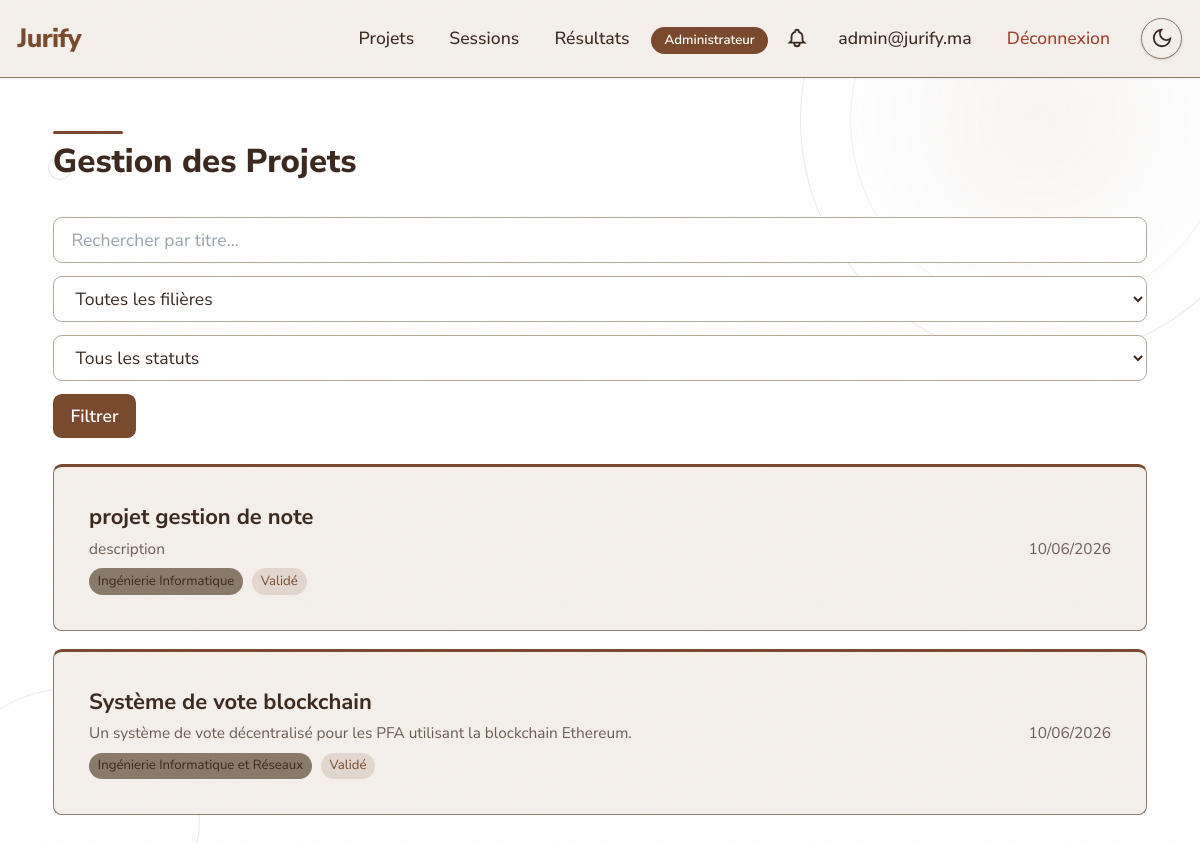
The page /projects/ (signed in) on the database its author committed.
### website/models.py (models this page shows, shortened)
class CustomUser(AbstractUser):
    class Role(models.TextChoices):
        ADMIN = 'ADMIN', 'Administrateur'
        JURY = 'JURY', 'Membre du Jury'
        PRESIDENT_JURY = 'PRESIDENT_JURY', 'Président du Jury'
        STUDENT = 'STUDENT', 'Étudiant'
        GUEST = 'GUEST', 'Invité'
    role = models.CharField(max_length=20, choices=Role.choices, default=Role.STUDENT)
    email = models.EmailField(unique=True)
    failed_login_attempts = models.IntegerField(default=0)
    locked_until = models.DateTimeField(null=True, blank=True)
    USERNAME_FIELD = 'email'
    REQUIRED_FIELDS = ['username']
    class Meta:
        verbose_name = 'Utilisateur'
        verbose_name_plural = 'Utilisateurs'

class Projet(models.Model):
    class Status(models.TextChoices):
        DRAFT = 'DRAFT', 'Brouillon'
        SUBMITTED = 'SUBMITTED', 'Soumis'
        VALIDATED = 'VALIDATED', 'Validé'
        REJECTED = 'REJECTED', 'Rejeté'
    class Filiere(models.TextChoices):
        IR = 'IR', 'Ingénierie Informatique'
        IIR = 'IIR', 'Ingénierie Informatique et Réseaux'
        GSE = 'GSE', 'Génie des Systèmes Embarqués'
        BI = 'BI', 'Business Intelligence'
    title = models.CharField('Titre', max_length=200)
    description = models.TextField('Description')
    filiere = models.CharField('Filière', max_length=5, choices=Filiere.choices)
    status = models.CharField('Statut', max_length=20, choices=Status.choices, default=Status.DRAFT)
    student = models.ForeignKey(CustomUser, on_delete=models.CASCADE, related_name='projets', verbose_name='Étudiant')
    team_members = models.JSONField('Membres de l\'équipe', default=list, blank=True)
    document = models.FileField('Document', upload_to='projets/', blank=True, null=True)
    created_at = models.DateTimeField('Créé le', auto_now_add=True)
    updated_at = models.DateTimeField('Mis à jour le', auto_now=True)
    submitted_at = models.DateTimeField('Soumis le', null=True, blank=True)
    validated_at = models.DateTimeField('Validé le', null=True, blank=True)
    validated_by = models.ForeignKey(
        CustomUser, on_delete=models.SET_NULL, null=True, blank=True,
        related_name='validations', verbose_name='Validé par'
    )
    rejection_reason = models.TextField('Motif du rejet', blank=True)
    class Meta:
        verbose_name = 'Projet'
        verbose_name_plural = 'Projets'
        ordering = ['-created_at']

### website/views.py (the view)
# urls.py: path('projects/', views.project_list_view, name='project_list'),
@role_required('ADMIN', 'STUDENT')
def project_list_view(request):
    if request.user.role == 'ADMIN':
        projets = Projet.objects.all()
    else:
        projets = Projet.objects.filter(student=request.user)
    filiere = request.GET.get('filiere')
    status = request.GET.get('status')
    search = request.GET.get('search')
    if filiere:
        projets = projets.filter(filiere=filiere)
    if status:
        projets = projets.filter(status=status)
    if search:
        projets = projets.filter(title__icontains=search)
    return render(request, 'project_list.html', {
        'projets': projets,
        'title': 'Mes Projets' if request.user.role == 'STUDENT' else 'Gestion des Projets',
        'current_filiere': filiere,
        'current_status': status,
        'projet_model': Projet,
    })

### website/context_processors.py (called while the page is built)
def notifications_processor(request):
    if request.user.is_authenticated:
        return {
            'unread_notifications_count': Notification.objects.filter(
                user=request.user, lu=False
            ).count(),
        }
    return {}

### website/templates/project_list.html (shortened to what this page needs)
{% extends 'base.html' %}
{% load static %}
{% block content %}
<div class="max-w-6xl mx-auto p-6 md:p-12">
    <div class="flex flex-col md:flex-row md:items-center md:justify-between gap-4 mb-8">
        <div>
            <div class="page-heading-drip"></div>
            <h1 class="text-3xl font-extrabold mt-2">{{ title }}</h1>
        </div>
    </div>
    <form method="GET" class="flex flex-wrap gap-3 mb-6">
        <input type="text" name="search" placeholder="Rechercher par titre..."
               value="{{ request.GET.search }}"
               class="px-4 py-2 border rounded-lg flex-1 min-w-[200px]">
        <select name="filiere" class="px-4 py-2 border rounded-lg" onchange="this.form.submit()">
            <option value="">Toutes les filières</option>
        </select>
        <select name="status" class="px-4 py-2 border rounded-lg" onchange="this.form.submit()">
            <option value="">Tous les statuts</option>
        </select>
        <button type="submit" class="px-4 py-2 bg-[var(--color-primary)] text-[var(--color-on-primary)] rounded-lg font-semibold hover:opacity-90 btn-pop">
            Filtrer
        </button>
    </form>
    {% if projets %}
        <div class="grid gap-4">
            {% for projet in projets %}
                <a href="{% url 'project_detail' pk=projet.pk %}"
                   class="rounded-box card-accent card-lift block">
                    <div class="flex flex-col md:flex-row md:items-center md:justify-between gap-2">
                        <div class="flex-1">
                            <h3 class="text-xl font-bold">{{ projet.title }}</h3>
                            <p class="text-sm text-[var(--color-muted)] mt-1">
                                {{ projet.description|truncatewords:30 }}
                            </p>
                            <div class="flex flex-wrap gap-2 mt-2">
                                <span class="text-xs px-2 py-1 rounded-full bg-[var(--color-border)]">
                                    {{ projet.get_filiere_display }}
                                </span>
                                <span class="text-xs px-2 py-1 rounded-full
                                    {% if projet.status == 'VALIDATED' %}bg-green-100 text-green-700
                                    {% elif projet.status == 'REJECTED' %}bg-red-100 text-red-700
                                    {% elif projet.status == 'SUBMITTED' %}bg-blue-100 text-blue-700
                                    {% else %}bg-gray-100 text-gray-700{% endif %}">
                                    {{ projet.get_status_display }}
                                </span>
                            </div>
                        </div>
                        <div class="text-right text-sm text-[var(--color-muted)] whitespace-nowrap">
                            {{ projet.created_at|date:"d/m/Y" }}
                        </div>
                    </div>
                </a>
            {% endfor %}
        </div>
    {% endif %}
</div>
{% endblock %}

### website/templates/navbar.html (shortened to what this page needs)
{% load static %}
<nav class="bg-[var(--color-secondary)] p-4 border-b border-[var(--color-border)] flex items-center justify-between shadow-sm">
    <a href="{% url 'home' %}" class="text-2xl font-extrabold tracking-tight text-[var(--color-primary)]">
        Jurify
    </a>
    <ul class="flex items-center space-x-2">
        {% if user.is_authenticated %}
            {% if user.role == 'STUDENT' or user.role == 'ADMIN' %}
                <li>
                    <a href="{% url 'project_list' %}" class="px-3 py-2 hover:bg-[var(--color-border)] rounded-lg transition-colors font-medium">
                        Projets
                    </a>
                </li>
            {% endif %}
            {% if user.role == 'ADMIN' %}
                <li>
                    <a href="{% url 'session_list' %}" class="px-3 py-2 hover:bg-[var(--color-border)] rounded-lg transition-colors font-medium">
                        Sessions
                    </a>
                </li>
            {% endif %}
            <li>
                <a href="{% url 'results_public' %}" class="px-3 py-2 hover:bg-[var(--color-border)] rounded-lg transition-colors font-medium">
                    Résultats
                </a>
            </li>
            <li>
                <span class="px-3 py-1 text-xs font-semibold rounded-full bg-[var(--color-primary)] text-[var(--color-on-primary)]">
                    {{ user.get_role_display }}
                </span>
            </li>
            <li class="relative">
                <a href="{% url 'notifications' %}" class="p-2 hover:bg-[var(--color-border)] rounded-lg transition-colors inline-flex items-center">
                </a>
            </li>
            <li>
                <a href="{% url 'profile' %}" class="px-3 py-2 hover:bg-[var(--color-border)] rounded-lg transition-colors font-medium">
                    {{ user.get_full_name|default:user.email }}
                </a>
            </li>
            <li>
                <a href="{% url 'logout' %}" class="px-3 py-2 text-[var(--color-destructive)] hover:bg-red-50 rounded-lg transition-colors font-medium">
                    Déconnexion
                </a>
            </li>
        {% endif %}
        <li>
            <button onclick="toggleTheme()" id="theme-toggle" class="p-2 bg-[var(--color-secondary)] rounded-full shadow border border-[var(--color-border)] text-[var(--color-foreground)] ml-2">
                <span id="theme-icon-moon">
                    <svg xmlns="http://www.w3.org/2000/svg" class="w-5 h-5" fill="none" viewBox="0 0 24 24" stroke="currentColor" stroke-width="2">
                        <path d="M21 12.79A9 9 0 1 1 11.21 3 7 7 0 0 0 21 12.79z"></path>
                    </svg>
                </span>
            </button>
        </li>
    </ul>
</nav>

### static/css/theme.css (style rules this page uses)
:root { --font-family: 'Nunito Sans', sans-serif; --color-background: #FFFFFF; --color-foreground: #3C2A21; --color-primary: #7A4A2E; --color-on-primary: #FFFFFF; --color-secondary: #F5F0EB; --color-accent: #7A4A2E; --color-muted: #6B5D52; --color-border: #8A7A6A; --color-destructive: #A04030; --color-ring: #7A4A2E; --color-input-bg: #FFFFFF; --color-input-text: #3C2A21; --color-input-border: #B8A898; --color-input-placeholder: #9A8A7A; --color-select-bg: #FFFFFF; }
html { font-size: 110%; }
body { background-color: var(--color-background); color: var(--color-foreground); font-family: var(--font-family); margin: 0; padding: 0; line-height: 1.6; transition: background-color 0.3s, color 0.3s; }
.rounded-box { background-color: var(--color-secondary); border: 1px solid var(--color-border); border-radius: 0.5rem; padding: 2rem; }
input, select, textarea { background-color: var(--color-input-bg); color: var(--color-input-text); border: 1px solid var(--color-input-border); border-radius: 0.375rem; padding: 0.75rem; width: 100%; font-family: inherit; font-size: 0.875rem; line-height: 1.5; transition: border-color 0.2s, box-shadow 0.2s, background-color 0.3s, color 0.3s; }
input::placeholder, textarea::placeholder { color: var(--color-input-placeholder); opacity: 1; }
select { appearance: auto; background-color: var(--color-select-bg); cursor: pointer; }
option { background-color: var(--color-select-bg); color: var(--color-input-text); }
.bg-green-100 { background-color: color-mix(in srgb, var(--color-primary) 15%, transparent) !important; }
.text-green-700 { color: var(--color-primary) !important; }
.card-accent { border-top: 3px solid var(--color-primary); border-radius: 0.5rem; }
.card-lift { transition: transform 0.2s ease-out, box-shadow 0.2s ease-out; }
.btn-pop { font-weight: 600; transition: transform 0.15s ease, box-shadow 0.15s ease; }
.page-heading-drip { height: 3px; background: var(--color-primary); border-radius: 2px; width: 4rem; }
body::after { content: ''; position: fixed; inset: 0; z-index: 9998; pointer-events: none; background-repeat: repeat; background-size: 256px 256px; opacity: 0.04; mix-blend-mode: multiply; }

### rows shown on the page
CustomUser: role "Administrateur", get_full_name "admin@jurify.ma"
Projet: title "projet gestion de note", description "description", filiere "Ingénierie Informatique", status "Validé", created_at "10/06/2026"
Projet: title "Système de vote blockchain", description "Un système de vote décentralisé pour les PFA utilisant la blockchain Ethereum.", filiere "Ingénierie Informatique et Réseaux", status "Validé", created_at "10/06/2026"

### other values the page prints
{{ title }} "Gestion des Projets"
